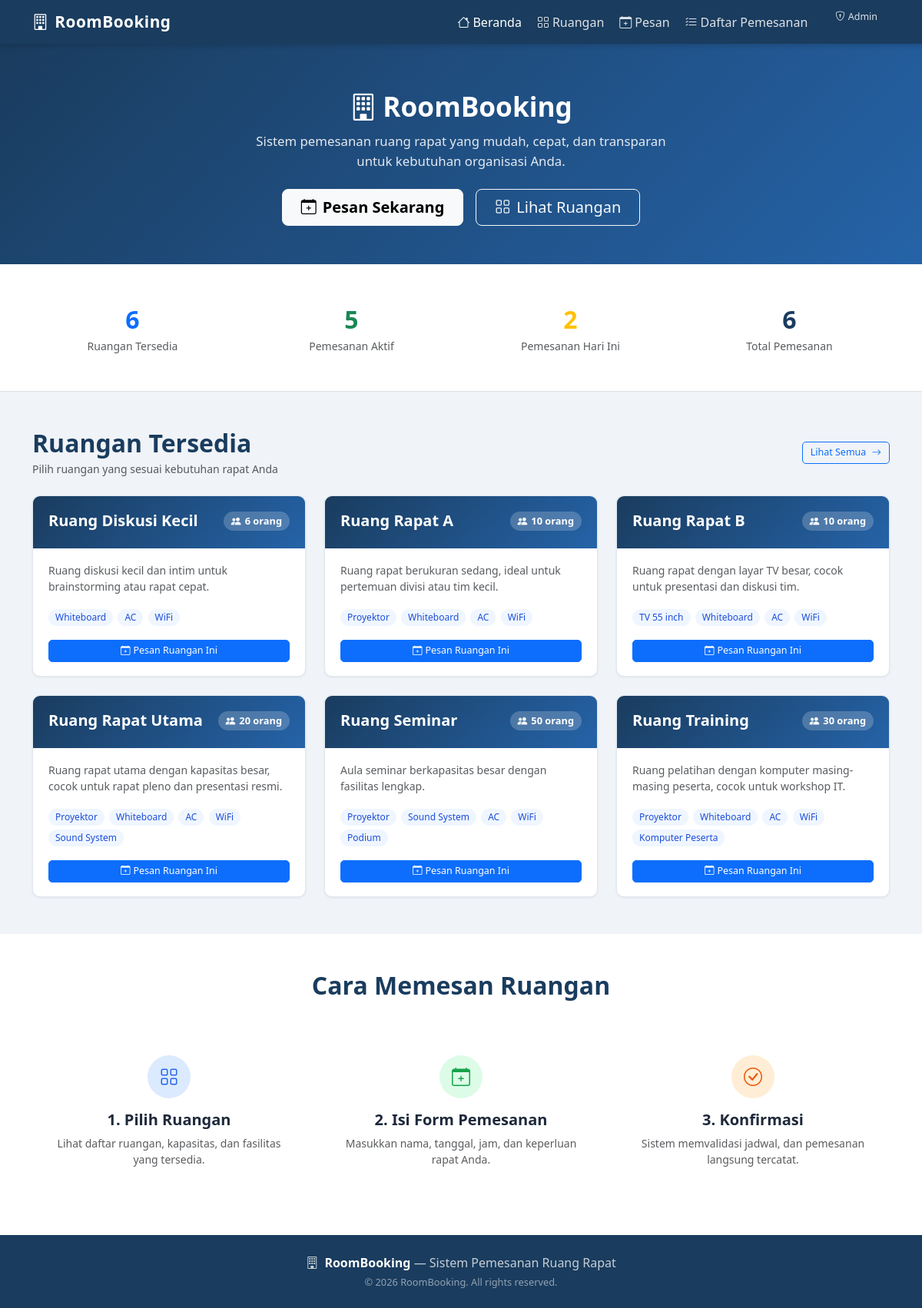
The page / on the database its author committed.
### tables this page shows
CREATE TABLE IF NOT EXISTS `rooms` (
  `id`          INT UNSIGNED     NOT NULL AUTO_INCREMENT,
  `name`        VARCHAR(100)     NOT NULL,
  `capacity`    INT UNSIGNED     NOT NULL,
  `facilities`  TEXT             NULL,
  `description` TEXT             NULL,
  `status`      ENUM('available','unavailable') NOT NULL DEFAULT 'available',
  `created_at`  DATETIME         NOT NULL DEFAULT CURRENT_TIMESTAMP,
  `updated_at`  DATETIME         NOT NULL DEFAULT CURRENT_TIMESTAMP ON UPDATE CURRENT_TIMESTAMP,
  PRIMARY KEY (`id`)
);

### includes/functions.php (called while the page is built, shortened)
<?php
function e(string $str): string {
    return htmlspecialchars($str, ENT_QUOTES, 'UTF-8');
}
function getDashboardStats(mysqli $conn): array {
    $stats = [];
    $result = $conn->query("SELECT COUNT(*) FROM rooms WHERE status='available'");
    $stats['rooms'] = $result->fetch_row()[0];
    $result = $conn->query("SELECT COUNT(*) FROM bookings");
    $stats['total_bookings'] = $result->fetch_row()[0];
    $result = $conn->query("SELECT COUNT(*) FROM bookings WHERE status='active'");
    $stats['active_bookings'] = $result->fetch_row()[0];
    $result = $conn->query("SELECT COUNT(*) FROM bookings WHERE status='cancelled'");
    $stats['cancelled_bookings'] = $result->fetch_row()[0];
    $result = $conn->query("SELECT COUNT(*) FROM bookings WHERE status='active' AND booking_date=CURDATE()");
    $stats['today_bookings'] = $result->fetch_row()[0];
    return $stats;
}

### index.php (the view, shortened to what this page needs)
<?php
require_once __DIR__ . '/includes/config.php';
require_once __DIR__ . '/includes/functions.php';
require_once __DIR__ . '/includes/header.php';
$rooms = $conn->query("SELECT * FROM rooms WHERE status='available' ORDER BY name LIMIT 6");
$stats = getDashboardStats($conn);
?>
<section class="hero-section">
  <div class="container">
    <h1><i class="bi bi-building me-2"></i>RoomBooking</h1>
    <p>Sistem pemesanan ruang rapat yang mudah, cepat, dan transparan untuk kebutuhan organisasi Anda.</p>
    <div class="d-flex gap-3 justify-content-center flex-wrap">
      <a href="/roombooking/pages/booking.php"
         class="btn btn-light btn-lg fw-semibold px-4">
        <i class="bi bi-calendar-plus me-2"></i>Pesan Sekarang
      </a>
      <a href="/roombooking/pages/rooms.php"
         class="btn btn-outline-light btn-lg px-4">
        <i class="bi bi-grid me-2"></i>Lihat Ruangan
      </a>
    </div>
  </div>
</section>
<section class="py-5 bg-white border-bottom">
  <div class="container">
    <div class="row g-4 text-center">
      <div class="col-6 col-md-3">
        <div class="fw-bold fs-2 text-primary"><?= $stats['rooms'] ?></div>
        <div class="text-muted small">Ruangan Tersedia</div>
      </div>
      <div class="col-6 col-md-3">
        <div class="fw-bold fs-2 text-success"><?= $stats['active_bookings'] ?></div>
        <div class="text-muted small">Pemesanan Aktif</div>
      </div>
      <div class="col-6 col-md-3">
        <div class="fw-bold fs-2 text-warning"><?= $stats['today_bookings'] ?></div>
        <div class="text-muted small">Pemesanan Hari Ini</div>
      </div>
      <div class="col-6 col-md-3">
        <div class="fw-bold fs-2" style="color:var(--primary)"><?= $stats['total_bookings'] ?></div>
        <div class="text-muted small">Total Pemesanan</div>
      </div>
    </div>
  </div>
</section>
<section class="py-5">
  <div class="container">
    <div class="d-flex align-items-center justify-content-between mb-4">
      <div>
        <h2 class="fw-bold mb-1" style="color:var(--primary)">Ruangan Tersedia</h2>
        <p class="text-muted mb-0 small">Pilih ruangan yang sesuai kebutuhan rapat Anda</p>
      </div>
      <a href="/roombooking/pages/rooms.php" class="btn btn-outline-primary btn-sm">
        Lihat Semua <i class="bi bi-arrow-right ms-1"></i>
      </a>
    </div>
    <?php if ($rooms && $rooms->num_rows > 0): ?>
    <div class="row g-4">
      <?php while ($room = $rooms->fetch_assoc()): ?>
      <div class="col-md-6 col-lg-4">
        <div class="room-card h-100">
          <div class="room-card-header">
            <div class="d-flex justify-content-between align-items-start">
              <h5 class="mb-1 fw-bold"><?= e($room['name']) ?></h5>
              <span class="room-capacity-badge">
                <i class="bi bi-people-fill"></i> <?= $room['capacity'] ?> orang
              </span>
            </div>
          </div>
          <div class="room-card-body">
            <?php if (!empty($room['description'])): ?>
            <p class="text-muted small mb-3"><?= e($room['description']) ?></p>
            <?php endif; ?>
            <?php if (!empty($room['facilities'])): ?>
            <div class="mb-3">
              <?php foreach (explode(',', $room['facilities']) as $f): ?>
              <span class="facility-tag"><?= e(trim($f)) ?></span>
              <?php endforeach; ?>
            </div>
            <?php endif; ?>
            <a href="/roombooking/pages/booking.php?room_id=<?= $room['id'] ?>"
               class="btn btn-primary btn-sm w-100">
              <i class="bi bi-calendar-plus me-1"></i>Pesan Ruangan Ini
            </a>
          </div>
        </div>
      </div>
      <?php endwhile; ?>
    </div>
    <?php endif; ?>
  </div>
</section>
<section class="py-5 bg-white">
  <div class="container">
    <h2 class="fw-bold text-center mb-5" style="color:var(--primary)">Cara Memesan Ruangan</h2>
    <div class="row g-4 text-center">
      <div class="col-md-4">
        <div class="p-4">
          <div class="mb-3">
            <span style="width:56px;height:56px;background:#dbeafe;border-radius:50%;display:inline-flex;align-items:center;justify-content:center;font-size:1.5rem;color:#2563eb;">
              <i class="bi bi-grid"></i>
            </span>
          </div>
          <h5 class="fw-bold">1. Pilih Ruangan</h5>
          <p class="text-muted small">Lihat daftar ruangan, kapasitas, dan fasilitas yang tersedia.</p>
        </div>
      </div>
      <div class="col-md-4">
        <div class="p-4">
          <div class="mb-3">
            <span style="width:56px;height:56px;background:#dcfce7;border-radius:50%;display:inline-flex;align-items:center;justify-content:center;font-size:1.5rem;color:#16a34a;">
              <i class="bi bi-calendar-plus"></i>
            </span>
          </div>
          <h5 class="fw-bold">2. Isi Form Pemesanan</h5>
          <p class="text-muted small">Masukkan nama, tanggal, jam, dan keperluan rapat Anda.</p>
        </div>
      </div>
      <div class="col-md-4">
        <div class="p-4">
          <div class="mb-3">
            <span style="width:56px;height:56px;background:#ffedd5;border-radius:50%;display:inline-flex;align-items:center;justify-content:center;font-size:1.5rem;color:#ea580c;">
              <i class="bi bi-check-circle"></i>
            </span>
          </div>
          <h5 class="fw-bold">3. Konfirmasi</h5>
          <p class="text-muted small">Sistem memvalidasi jadwal, dan pemesanan langsung tercatat.</p>
        </div>
      </div>
    </div>
  </div>
</section>
<?php require_once __DIR__ . '/includes/footer.php'; ?>

### includes/header.php (shortened to what this page needs)
<?php
$currentPage = basename($_SERVER['PHP_SELF']);
?>
<!DOCTYPE html>
<html lang="id">
<head>
  <link href="https://cdn.jsdelivr.net/npm/bootstrap@5.3.2/dist/css/bootstrap.min.css" rel="stylesheet">
  <link href="https://cdn.jsdelivr.net/npm/bootstrap-icons@1.11.3/font/bootstrap-icons.css" rel="stylesheet">
  <link href="/roombooking/assets/css/style.css" rel="stylesheet">
</head>
<body>
<nav class="navbar navbar-expand-lg navbar-roombooking sticky-top">
  <div class="container">
    <a class="navbar-brand" href="/roombooking/">
      <i class="bi bi-building me-2"></i>RoomBooking
    </a>
    <div class="collapse navbar-collapse" id="navbarMain">
      <ul class="navbar-nav ms-auto gap-1">
        <li class="nav-item">
          <a class="nav-link <?= $currentPage==='index.php' ? 'active' : '' ?>"
             href="/roombooking/"><i class="bi bi-house me-1"></i>Beranda</a>
        </li>
        <li class="nav-item">
          <a class="nav-link <?= $currentPage==='rooms.php' ? 'active' : '' ?>"
             href="/roombooking/pages/rooms.php"><i class="bi bi-grid me-1"></i>Ruangan</a>
        </li>
        <li class="nav-item">
          <a class="nav-link <?= $currentPage==='booking.php' ? 'active' : '' ?>"
             href="/roombooking/pages/booking.php"><i class="bi bi-calendar-plus me-1"></i>Pesan</a>
        </li>
        <li class="nav-item">
          <a class="nav-link <?= $currentPage==='my-bookings.php' ? 'active' : '' ?>"
             href="/roombooking/pages/my-bookings.php"><i class="bi bi-list-check me-1"></i>Daftar Pemesanan</a>
        </li>
        <li class="nav-item ms-lg-2">
          <a class="nav-link btn btn-sm btn-outline-light px-3"
             href="/roombooking/admin/"><i class="bi bi-shield-lock me-1"></i>Admin</a>
        </li>
      </ul>
    </div>
  </div>
</nav>

### includes/footer.php (shortened to what this page needs)
<footer class="mt-auto py-4" style="background:var(--primary);color:rgba(255,255,255,.75);">
  <div class="container text-center">
    <div class="mb-1">
      <i class="bi bi-building me-1"></i>
      <strong class="text-white">RoomBooking</strong> &mdash; Sistem Pemesanan Ruang Rapat
    </div>
    <div style="font-size:.8rem;opacity:.7;">
      &copy; <?= date('Y') ?> RoomBooking. All rights reserved.
    </div>
  </div>
</footer>
</body>
</html>

### assets/css/style.css (style rules this page uses)
:root { --primary: #1a3c5e; --primary-light: #2563a8; --accent: #3b82f6; --accent-hover: #2563eb; --sidebar-bg: #0f2744; --sidebar-hover: #1e3f6e; --sidebar-active: #2563a8; --sidebar-text: #cbd5e1; --sidebar-width: 260px; --topbar-h: 64px; --bg-page: #f0f4f8; --card-bg: #ffffff; --text-main: #1e293b; --text-muted: #64748b; --border: #e2e8f0; --shadow-sm: 0 1px 3px rgba(0,0,0,.08); --shadow-md: 0 4px 12px rgba(0,0,0,.10); --radius: 10px; }
*, *::before, *::after { box-sizing: border-box; }
body { font-family: 'Segoe UI', system-ui, -apple-system, sans-serif; background: var(--bg-page); color: var(--text-main); min-height: 100vh; margin: 0; }
a { color: var(--accent); text-decoration: none; }
.navbar-brand { font-weight: 700; font-size: 1.3rem; letter-spacing: .5px; }
.navbar-roombooking { background: var(--primary) !important; box-shadow: 0 2px 8px rgba(0,0,0,.18); }
.navbar-roombooking .nav-link { color: rgba(255,255,255,.85) !important; font-weight: 500; }
.navbar-roombooking .nav-link:hover, .navbar-roombooking .nav-link.active { color: #fff !important; }
.navbar-roombooking .navbar-brand { color: #fff !important; }
.btn-sm { padding: 4px 10px; font-size: .78rem; border-radius: 5px; }
.room-card { background: var(--card-bg); border: 1px solid var(--border); border-radius: var(--radius); box-shadow: var(--shadow-sm); transition: box-shadow .2s, transform .2s; overflow: hidden; }
.room-card-header { background: linear-gradient(135deg, var(--primary), var(--primary-light)); padding: 20px; color: #fff; }
.room-card-body { padding: 18px 20px; }
.room-capacity-badge { display: inline-flex; align-items: center; gap: 5px; background: rgba(255,255,255,.2); color: #fff; padding: 3px 10px; border-radius: 20px; font-size: .8rem; font-weight: 600; }
.facility-tag { display: inline-block; background: #eff6ff; color: #1d4ed8; padding: 2px 9px; border-radius: 20px; font-size: .75rem; font-weight: 500; margin: 2px 2px 2px 0; }
.hero-section { background: linear-gradient(135deg, var(--primary) 0%, var(--primary-light) 100%); color: #fff; padding: 60px 0 50px; text-align: center; }
.hero-section h1 { font-weight: 800; font-size: 2.2rem; margin-bottom: 12px; }
.hero-section p { font-size: 1.05rem; opacity: .88; max-width: 540px; margin: 0 auto 24px; }

### rows shown on the page
rooms: name "Ruang Diskusi Kecil", capacity "6", description "Ruang diskusi kecil dan intim untuk brainstorming atau rapat cepat.", facilities "Whiteboard", facilities "AC", facilities "WiFi"
rooms: name "Ruang Rapat A", capacity "10", description "Ruang rapat berukuran sedang, ideal untuk pertemuan divisi atau tim kecil.", facilities "Proyektor", facilities "Whiteboard", facilities "AC", facilities "WiFi"
rooms: name "Ruang Rapat B", capacity "10", description "Ruang rapat dengan layar TV besar, cocok untuk presentasi dan diskusi tim.", facilities "TV 55 inch", facilities "Whiteboard", facilities "AC", facilities "WiFi"
rooms: name "Ruang Rapat Utama", capacity "20", description "Ruang rapat utama dengan kapasitas besar, cocok untuk rapat pleno dan presentasi resmi.", facilities "Proyektor", facilities "Whiteboard", facilities "AC", facilities "WiFi", facilities "Sound System"
rooms: name "Ruang Seminar", capacity "50", description "Aula seminar berkapasitas besar dengan fasilitas lengkap.", facilities "Proyektor", facilities "Sound System", facilities "AC", facilities "WiFi", facilities "Podium"
rooms: name "Ruang Training", capacity "30", description "Ruang pelatihan dengan komputer masing-masing peserta, cocok untuk workshop IT.", facilities "Proyektor", facilities "Whiteboard", facilities "AC", facilities "WiFi", facilities "Komputer Peserta"

### other values the page prints
$stats['rooms'] "6"
$stats['active_bookings'] "5"
$stats['today_bookings'] "2"
$stats['total_bookings'] "6"
